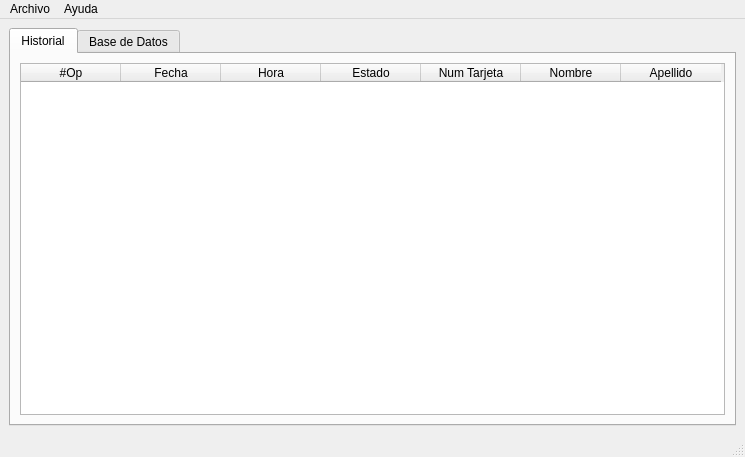
<?xml version="1.0" encoding="UTF-8"?>
<ui version="4.0">
 <class>MainWindow</class>
 <widget class="QMainWindow" name="MainWindow">
  <property name="geometry">
   <rect>
    <x>0</x>
    <y>0</y>
    <width>745</width>
    <height>457</height>
   </rect>
  </property>
  <property name="sizePolicy">
   <sizepolicy hsizetype="Expanding" vsizetype="Preferred">
    <horstretch>0</horstretch>
    <verstretch>0</verstretch>
   </sizepolicy>
  </property>
  <property name="mouseTracking">
   <bool>false</bool>
  </property>
  <property name="windowTitle">
   <string>MainWindow</string>
  </property>
  <widget class="QWidget" name="centralwidget">
   <layout class="QHBoxLayout" name="horizontalLayout_3">
    <item>
     <widget class="QTabWidget" name="tabWidget">
      <property name="autoFillBackground">
       <bool>false</bool>
      </property>
      <property name="currentIndex">
       <number>0</number>
      </property>
      <widget class="QWidget" name="tHistorial">
       <attribute name="title">
        <string>Historial</string>
       </attribute>
       <layout class="QHBoxLayout" name="horizontalLayout_2">
        <item>
         <widget class="QTableWidget" name="twHistorial">
          <column>
           <property name="text">
            <string>#Op</string>
           </property>
          </column>
          <column>
           <property name="text">
            <string>Fecha</string>
           </property>
          </column>
          <column>
           <property name="text">
            <string>Hora</string>
           </property>
          </column>
          <column>
           <property name="text">
            <string>Estado</string>
           </property>
          </column>
          <column>
           <property name="text">
            <string>Num Tarjeta</string>
           </property>
          </column>
          <column>
           <property name="text">
            <string>Nombre</string>
           </property>
          </column>
          <column>
           <property name="text">
            <string>Apellido</string>
           </property>
          </column>
         </widget>
        </item>
       </layout>
      </widget>
      <widget class="QWidget" name="tBaseDeDatos">
       <attribute name="title">
        <string>Base de Datos</string>
       </attribute>
       <layout class="QHBoxLayout" name="horizontalLayout">
        <item>
         <widget class="QTableWidget" name="twBaseDeDatos">
          <property name="sizePolicy">
           <sizepolicy hsizetype="Expanding" vsizetype="Expanding">
            <horstretch>0</horstretch>
            <verstretch>0</verstretch>
           </sizepolicy>
          </property>
          <property name="autoFillBackground">
           <bool>false</bool>
          </property>
          <property name="selectionBehavior">
           <enum>QAbstractItemView::SelectRows</enum>
          </property>
          <column>
           <property name="text">
            <string>ID</string>
           </property>
          </column>
          <column>
           <property name="text">
            <string>Nombre</string>
           </property>
          </column>
          <column>
           <property name="text">
            <string>Apellido</string>
           </property>
          </column>
          <column>
           <property name="text">
            <string>Num Tarjeta</string>
           </property>
          </column>
          <column>
           <property name="text">
            <string>Estado</string>
           </property>
          </column>
         </widget>
        </item>
        <item>
         <widget class="QGroupBox" name="gbPushBottons">
          <property name="maximumSize">
           <size>
            <width>496</width>
            <height>16777215</height>
           </size>
          </property>
          <property name="title">
           <string/>
          </property>
          <layout class="QGridLayout" name="gridLayout_2">
           <item row="3" column="0">
            <spacer name="verticalSpacer">
             <property name="orientation">
              <enum>Qt::Vertical</enum>
             </property>
             <property name="sizeHint" stdset="0">
              <size>
               <width>20</width>
               <height>40</height>
              </size>
             </property>
            </spacer>
           </item>
           <item row="1" column="0">
            <widget class="QPushButton" name="pbAgregar">
             <property name="enabled">
              <bool>false</bool>
             </property>
             <property name="text">
              <string>Agregar</string>
             </property>
            </widget>
           </item>
           <item row="2" column="0">
            <widget class="QPushButton" name="pbEliminar">
             <property name="enabled">
              <bool>false</bool>
             </property>
             <property name="text">
              <string>Eliminar</string>
             </property>
            </widget>
           </item>
           <item row="4" column="0">
            <widget class="QPushButton" name="Conectar_Bt">
             <property name="text">
              <string>Conectar</string>
             </property>
            </widget>
           </item>
          </layout>
         </widget>
        </item>
       </layout>
      </widget>
     </widget>
    </item>
   </layout>
  </widget>
  <widget class="QMenuBar" name="menubar">
   <property name="geometry">
    <rect>
     <x>0</x>
     <y>0</y>
     <width>745</width>
     <height>21</height>
    </rect>
   </property>
   <widget class="QMenu" name="menuAccess_Control">
    <property name="title">
     <string>Archivo</string>
    </property>
   </widget>
   <widget class="QMenu" name="menuAyuda">
    <property name="title">
     <string>Ayuda</string>
    </property>
    <addaction name="actionInformaci_n"/>
   </widget>
   <addaction name="menuAccess_Control"/>
   <addaction name="menuAyuda"/>
  </widget>
  <widget class="QStatusBar" name="statusbar"/>
  <action name="actionInformaci_n">
   <property name="text">
    <string>Información</string>
   </property>
  </action>
 </widget>
 <resources/>
 <connections>
  <connection>
   <sender>Conectar_Bt</sender>
   <signal>clicked(bool)</signal>
   <receiver>pbEliminar</receiver>
   <slot>setDisabled(bool)</slot>
   <hints>
    <hint type="sourcelabel">
     <x>671</x>
     <y>397</y>
    </hint>
    <hint type="destinationlabel">
     <x>681</x>
     <y>120</y>
    </hint>
   </hints>
  </connection>
 </connections>
</ui>
